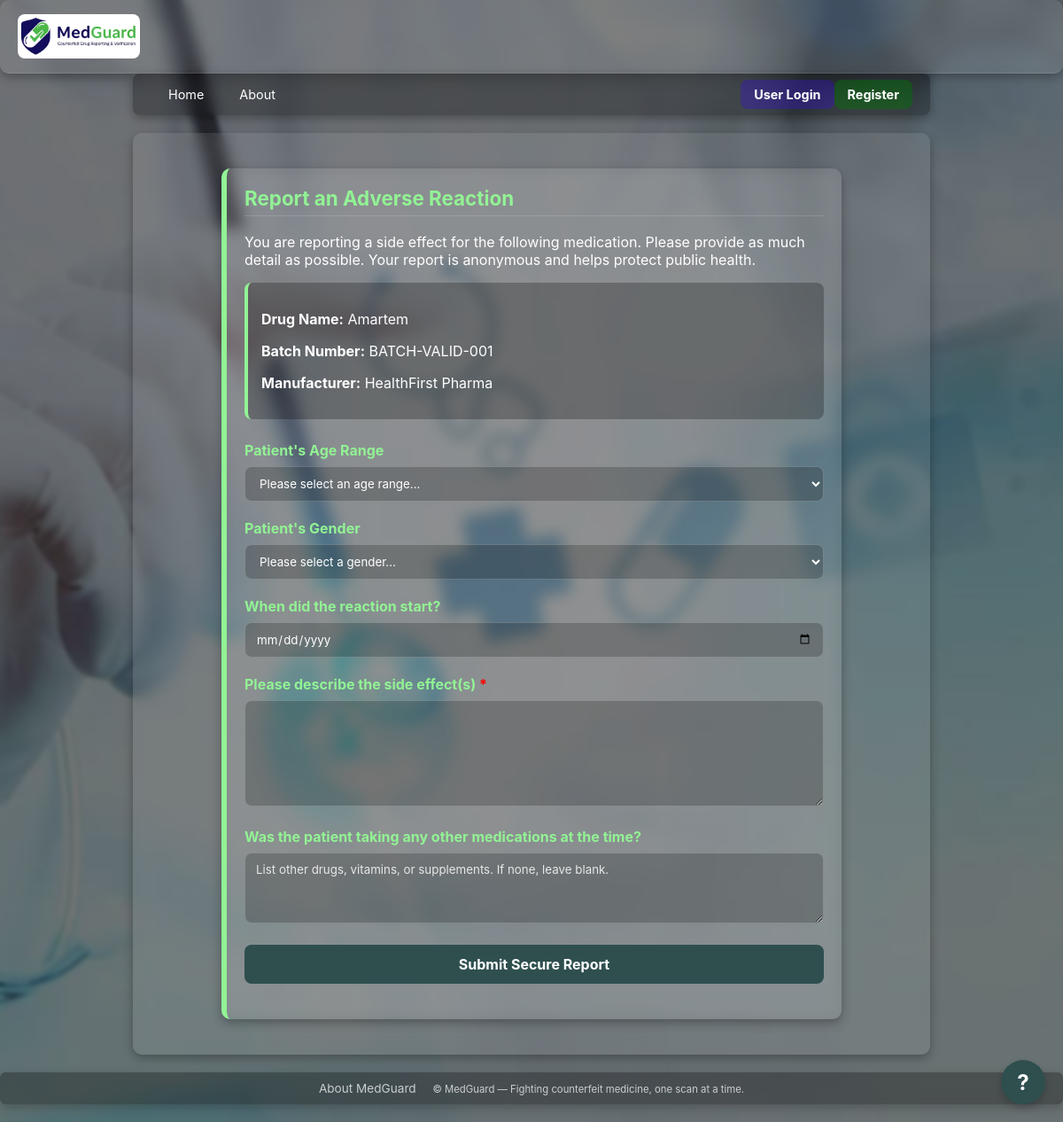
/report-adr/2, run on the app's committed database.
### tables this page shows
CREATE TABLE drugs (
            id INTEGER PRIMARY KEY AUTOINCREMENT,
            name TEXT NOT NULL,
            batch_number TEXT UNIQUE NOT NULL,
            mfg_date TEXT NOT NULL,
            expiry_date TEXT NOT NULL,
            manufacturer TEXT NOT NULL,
            created_at TEXT DEFAULT (datetime('now'))
        );

### backend/app.py (the view)
    @app.route("/report-adr/<int:drug_id>")
    def adr_report_form(drug_id):
        conn = get_db()
        drug = conn.execute("SELECT id, name, batch_number, manufacturer FROM drugs WHERE id = ?", (drug_id,)).fetchone()
        if not drug:
            abort(404)
        return render_template("adr_report.html", drug=drug)

### backend/database.py (called while the page is built)
def get_db():
    if "db" not in g:
        conn = sqlite3.connect(
            cfg.DB_PATH,
            detect_types=sqlite3.PARSE_DECLTYPES,
            timeout=10
        )
        conn.row_factory = sqlite3.Row
        conn.execute("PRAGMA journal_mode=WAL;")
        g.db = conn
    return g.db

### frontend/templates/adr_report.html (shortened to what this page needs)
{% extends "base.html" %} {% block content %}
<div class="panel adr-form-panel">
  <h2>Report an Adverse Reaction</h2>
  <p>
    You are reporting a side effect for the following medication. Please provide
    as much detail as possible. Your report is anonymous and helps protect
    public health.
  </p>
  <div class="drug-info-box" style="margin-bottom: 25px">
    <p><strong>Drug Name:</strong> {{ drug.name }}</p>
    <p><strong>Batch Number:</strong> {{ drug.batch_number }}</p>
    <p><strong>Manufacturer:</strong> {{ drug.manufacturer }}</p>
  </div>
  <form id="adr-form">
    <div class="form-group">
      <label for="patient-age-range">Patient's Age Range</label>
      <select id="patient-age-range" class="input">
        <option value="" disabled selected>
          Please select an age range...
        </option>
      </select>
    </div>
    <div class="form-group">
      <label for="patient-gender">Patient's Gender</label>
      <select id="patient-gender" class="input">
        <option value="" disabled selected>Please select a gender...</option>
      </select>
    </div>
    <div class="form-group">
      <label for="reaction-start-date">When did the reaction start?</label>
      <input type="date" id="reaction-start-date" class="input" />
    </div>
    <div class="form-group">
      <label for="reaction-description"
        >Please describe the side effect(s)
        <span style="color: red">*</span></label
      >
      <textarea
        id="reaction-description"
        class="input"
        style="min-height: 120px"
        required
      ></textarea>
    </div>
    <div class="form-group">
      <label for="other-medications"
        >Was the patient taking any other medications at the time?</label
      >
      <textarea
        id="other-medications"
        class="input"
        placeholder="List other drugs, vitamins, or supplements. If none, leave blank."
        style="min-height: 80px"
      ></textarea>
    </div>
    <button
      type="submit"
      class="btn btn-yellow"
      style="width: 100%; padding: 12px; font-size: 16px"
    >
      Submit Secure Report
    </button>
  </form>
</div>
{% endblock %}

### frontend/static/styles.css (style rules this page uses)
:root { --mg-green: #2f4f4f; --mg-yellow: #92f394; --mg-white: #ffffff; --mg-red: #b45e19; --mg-success: #28a745; }
* { box-sizing: border-box; font-family: Inter, system-ui, -apple-system, Segoe UI, Roboto, Arial, sans-serif; }
body { margin: 0; background: var(--mg-green); color: var(--mg-white); }
.panel { background: rgba(255, 255, 255, 0.05); border-radius: 12px; padding: 20px; margin-bottom: 20px; box-shadow: 0 4px 12px rgba(0, 0, 0, 0.15); border-left: 6px solid var(--mg-yellow); }
.panel h2 { margin-top: 0; color: var(--mg-yellow); font-size: 1.4rem; border-bottom: 1px solid rgba(255, 255, 255, 0.15); padding-bottom: 6px; }
.input { padding: 10px 12px; border-radius: 8px; border: 1px solid rgba(255, 255, 255, 0.2); background: rgba(255, 255, 255, 0.08); color: var(--mg-white); min-width: 220px; }
.input::placeholder { color: #e7e7e7; }
.btn { cursor: pointer; border: none; border-radius: 8px; padding: 10px 14px; font-weight: 700; transition: all 0.2s ease; text-decoration: none !important; }
.btn-yellow { background: var(--mg-green); color: #fff; }

### frontend/templates/adr_report.html (style rules this page uses)
.adr-form-panel { max-width: 700px; margin: 20px auto; }
.form-group { margin-bottom: 20px; }
.form-group label { display: block; margin-bottom: 8px; font-weight: bold; color: var(--mg-yellow); }
.input, select, textarea { width: 100%; background: rgba(0, 0, 0, 0.2); color: #fff; }
.drug-info-box { background: rgba(0, 0, 0, 0.25); border-left: 4px solid var(--mg-yellow); padding: 15px; border-radius: 8px; }

### data on the page
drugs: name "Amartem", batch_number "BATCH-VALID-001", manufacturer "HealthFirst Pharma"
